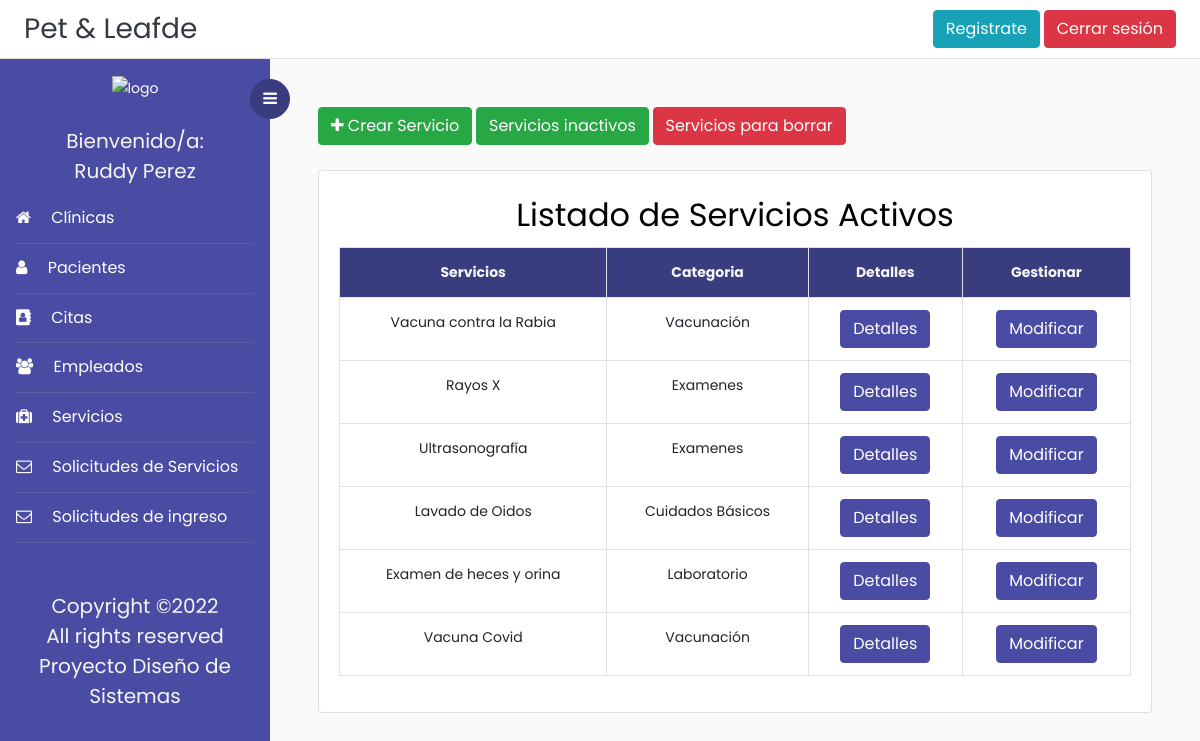
The page /listadoServicios/ (signed in) on the database its author committed.
### Veterinaria/models.py (models this page shows, shortened)
class Servicio(models.Model):
    idServicio = models.IntegerField(primary_key=True)
    nombreServicio = models.CharField(max_length=50, validators=[solo_Letras])
    descServicio = models.CharField(max_length=200)
    catServicio = models.CharField(max_length=30)
    ESTADOServicio = (('Activa', 'Activa'),('Inactiva','Inactiva'))
    estadoServicio = models.CharField(max_length=10, choices=ESTADOServicio, default="Activa")

### Veterinaria/views.py (the view)
# urls.py: path('listadoServicios/',login_required(ListarServicio.as_view()), name='listado_servicios'),
class ListarServicio(ListView):
    model = Servicio
    template_name = 'Plantillas/listadoServicios.html'
    context_object_name = 'servicios'

### Veterinaria/templates/Plantillas/listadoServicios.html (shortened to what this page needs)
{% extends 'base.html' %}
{% block content %}
<div class="d-flex justify-content-start">
		<a href="{% url 'crear_servicio'  %}" class="btn btn-success"><i class="fa fa-plus" aria-hidden="true"></i> Crear Servicio</a>&nbsp;
		<a href="{% url 'servicios_inactivos' %}" class="btn btn-success">Servicios inactivos</a>&nbsp;
		<a href="{% url 'servicio_para_borrar' %}" class="btn btn-danger">Servicios para borrar</a>
	</div>&nbsp;
	<div class="row">
		<div class="col-md">
			<div class="card">
				<div class="card-body">
					<h2 align ="center">Listado de Servicios Activos</h2>
					<table class="table table-bordered">
						<tr style="text-align: center; background-color: #393c7f; color:whitesmoke;">
							<th style="text-align: center">Servicios</th>
							<th style="text-align: center">Categoria</th>
							<th style="text-align: center">Detalles</th>
							<th style="text-align: center">Gestionar</th>
						</tr>
						{% for p in servicios %}
						{% if p.estadoServicio == 'Activa' %}
						<tr>
							<td style="text-align: center">
								<div>{{p.nombreServicio}}</div>
							</td>
							<td style="text-align: center">
								<div>{{p.catServicio}}</div>
							</td>
							<td style="text-align: center">
								<a href="{% url 'detalle_servicios' p.idServicio  %}" class="btn btn-primary">Detalles</a>
							</td>
							<td style="text-align: center">
								<a href="{% url 'modificar_servicio' p.idServicio %}" class="btn btn-primary">Modificar</a>
							</td>
						</tr>
						{% endif %}
						{% endfor %}
					</table>
				</div>
			</div>
		</div>
	</div>&nbsp;
{% endblock content%}

### Veterinaria/templates/base.html (shortened to what this page needs)
<!doctype html>
<html lang="en">
  <head>
	<link rel="stylesheet" href="https://cdnjs.cloudflare.com/ajax/libs/select2/4.0.13/css/select2.min.css" />
    <link rel="stylesheet" href="https://cdn.jsdelivr.net/bxslider/4.2.12/jquery.bxslider.css">
	<link rel="stylesheet" href="https://stackpath.bootstrapcdn.com/font-awesome/4.7.0/css/font-awesome.min.css">
    {% load static %}
	<link rel="stylesheet" href="{% static 'css/style.css' %}">
    <link href='https://api.mapbox.com/mapbox-gl-js/v2.3.1/mapbox-gl.css' rel='stylesheet' />
  </head>
  <body>
		{% block navbar %}
	  <div class="d-flex flex-column flex-md-row align-items-center p-2 px-md-4 bg-white border-bottom box-shadow">
      <h3 class="my-0 mr-md-auto font-weight-normal" ><a class="text-dark" href="{% url 'index' %}">Pet & Leafde</a></h3>
	  <a class="btn btn-info" href="{% url 'registro'%}">Registrate</a>&nbsp;
	  {% if request.user.is_authenticated %}
      <a class="btn btn-danger" href="{% url 'logout' %}">Cerrar sesión</a>
	  {% else %}
	  <a class="btn btn-success" href="{% url 'login' %}">Iniciar sesión</a>
	  {% endif %}
    </div>
		<div class="wrapper d-flex align-items-stretch">
			<nav id="sidebar">
				<div class="custom-menu">
					<button type="button" id="sidebarCollapse" class="btn btn-primary">
	          <i class="fa fa-bars"></i>
	        </button>
        </div>
				<div class="p-3">
        <div class="contenedor_logo" align="center">
            <img  class="logo"  src="{% static 'images/logo.png'%}" alt="logo">
        </div>&nbsp;
			{% if request.user.is_authenticated %}
			<h5 style="color:whitesmoke;" class="my-0 mr-md-auto font-weight-normal" align ="center">Bienvenido/a:</h5>
			<h5 style="color:whitesmoke;" align ='center'>{{user.first_name}} {{user.last_name}}</h5>
	        <ul class="list-unstyled components mb-5">
	          <li class="active">
	            <a href="{% url 'listar_clinica' %}"><span class="fa fa-home mr-3"></span> Clínicas</a>
	          </li>
	          <li class="active">
	            <a href="{% url 'listado_pacientes' %}"><span class="fa fa-user mr-3"></span> Pacientes</a>
	          </li>
	          <li class="active">
              <a href="{% url 'listado_citas' %}"><span class="fa fa-address-book mr-3"></span> Citas</a>
	          </li>
	          <li class="active">
              	<a href="{% url 'listado_empleados' %}"><span class="fa fa-users mr-3"></span> Empleados</a>
	          </li>
			  <li class="active">
              	<a href="{% url 'listado_servicios' %}"><span class="fa fa-medkit mr-3"></span> Servicios</a>
	          </li>
			  <li class="active">
              	<a href="{% url 'listado_solicitud_servicio' %}"><span class="fa fa-envelope-o mr-3"></span> Solicitudes de Servicios</a>
	          </li>
			  <li class="active">
				<a href="{% url 'listado_solicitudes' %}"><span class="fa fa-envelope-o mr-3"></span> Solicitudes de ingreso</a>
			</li>
			</ul>
			{% endif %}
	        <div class="footer">
	        	<h5 align="center" style="color:whitesmoke;">
						  Copyright &copy;<script>document.write(new Date().getFullYear());</script><br>
						  All rights reserved <br> Proyecto Diseño de Sistemas
	        </div>
	      </div>
    	</nav>
        {% endblock navbar%}
      <div id="content" class="p-4 p-md-5 pt-5">
	  {% block content %}{% endblock content%}
  </body>
</html>

### rows shown on the page
Servicio: nombreServicio "Vacuna contra la Rabia", catServicio "Vacunación"
Servicio: nombreServicio "Rayos X", catServicio "Examenes"
Servicio: nombreServicio "Ultrasonografía", catServicio "Examenes"
Servicio: nombreServicio "Lavado de Oidos", catServicio "Cuidados Básicos"
Servicio: nombreServicio "Examen de heces y orina", catServicio "Laboratorio"
Servicio: nombreServicio "Vacuna Covid", catServicio "Vacunación"

### other values the page prints
{{ user.first_name }} "Ruddy"
{{ user.last_name }} "Perez"
